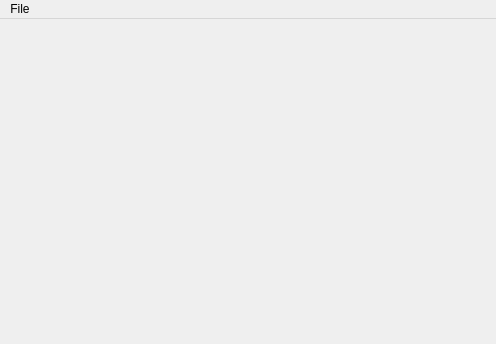
<?xml version="1.0" encoding="UTF-8"?>
<ui version="4.0">
 <class>MainWindow</class>
 <widget class="QMainWindow" name="MainWindow">
  <property name="geometry">
   <rect>
    <x>0</x>
    <y>0</y>
    <width>496</width>
    <height>344</height>
   </rect>
  </property>
  <property name="windowTitle">
   <string>Scorche</string>
  </property>
  <property name="windowIcon">
   <iconset>
    <normaloff>:/textures/ui/tank.png</normaloff>:/textures/ui/tank.png</iconset>
  </property>
  <widget class="QWidget" name="centralWidget">
   <layout class="QVBoxLayout" name="verticalLayout">
    <property name="leftMargin">
     <number>0</number>
    </property>
    <property name="topMargin">
     <number>0</number>
    </property>
    <property name="rightMargin">
     <number>0</number>
    </property>
    <property name="bottomMargin">
     <number>0</number>
    </property>
   </layout>
  </widget>
  <widget class="QMenuBar" name="menuBar">
   <property name="geometry">
    <rect>
     <x>0</x>
     <y>0</y>
     <width>496</width>
     <height>22</height>
    </rect>
   </property>
   <widget class="QMenu" name="menuFile">
    <property name="title">
     <string>File</string>
    </property>
    <addaction name="actionExit"/>
   </widget>
   <addaction name="menuFile"/>
  </widget>
  <action name="actionExit">
   <property name="text">
    <string>Exit</string>
   </property>
  </action>
 </widget>
 <layoutdefault spacing="6" margin="11"/>
 <resources/>
 <connections/>
</ui>
